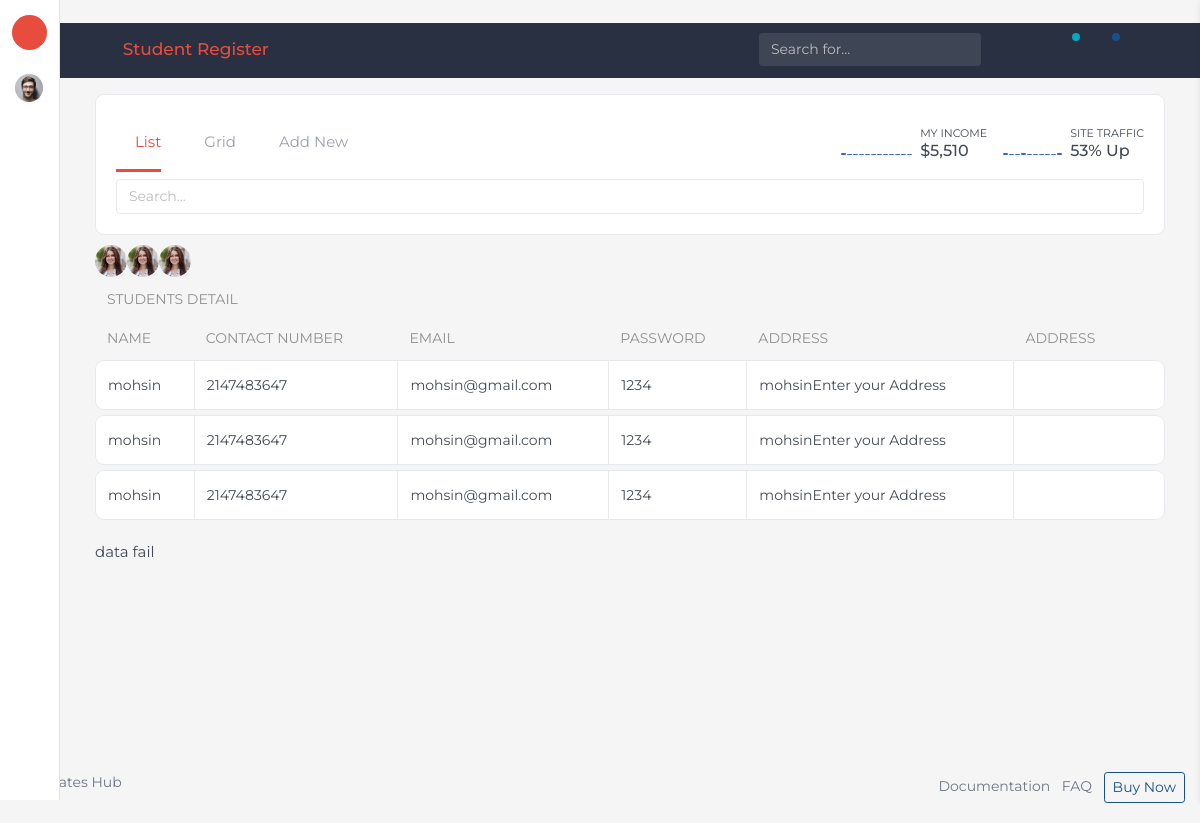
The app's page /app-contact.php with its own data.
### app-contact.php (the view, shortened to what this page needs)
<?php
include("connect.php");
?>
<!doctype html>
<html lang="en" dir="ltr">
<head>
<link rel="stylesheet" href="assets/plugins/bootstrap/css/bootstrap.min.css" />
<link rel="stylesheet" href="assets/plugins/sweetalert/sweetalert.css"/>
<link rel="stylesheet" href="assets/plugins/dropify/css/dropify.min.css">
<link rel="stylesheet" href="assets/css/main.css"/>
<link rel="stylesheet" href="assets/css/theme1.css"/>
</head>
<body class="font-montserrat">
<div id="main_content">
    <div id="header_top" class="header_top">
        <div class="container">
            <div class="hleft">
                <a class="header-brand" href="index-2.php"><i class="fa fa-soccer-ball-o brand-logo"></i></a>
                <div class="dropdown">
                    <a href="javascript:void(0)" class="nav-link user_btn"><img class="avatar" src="assets/images/user.png" alt="" data-toggle="tooltip" data-placement="right" title="User Menu"/></a>
                    <a href="app-calendar.php"  class="nav-link icon app_inbox xs-hide"><i class="fa fa-calendar"></i></a>
                    <a href="javascript:void(0)" class="nav-link icon theme_btn xs-hide"><i class="fa fa-paint-brush" data-toggle="tooltip" data-placement="right" title="Themes"></i></a>
                </div>
            </div>
            <div class="hright">
                <div class="dropdown">
                    <a href="javascript:void(0)" class="nav-link icon settingbar"><i class="fa fa-gear fa-spin" data-toggle="tooltip" data-placement="right" title="Settings"></i></a>
                    <a href="javascript:void(0)" class="nav-link icon menu_toggle"><i class="fa  fa-align-left"></i></a>
                </div>
            </div>
        </div>
    </div>
    <div class="page">
        <div id="page_top" class="section-body top_dark">
            <div class="container-fluid">
                <div class="page-header">
                    <div class="left">
                        <a href="javascript:void(0)" class="icon menu_toggle mr-3"><i class="fa  fa-align-left"></i></a>
                        <h1 class="page-title">Student Register</h1>
                    </div>
                    <div class="right">
                        <div class="input-icon xs-hide mr-4">
                            <input type="text" class="form-control" placeholder="Search for...">
                            <span class="input-icon-addon"><i class="fe fe-search"></i></span>
                        </div>
                        <div class="notification d-flex">
                            <div class="dropdown d-flex">
                                <a class="nav-link icon d-none d-md-flex btn btn-default btn-icon ml-2" data-toggle="dropdown"><i class="fa fa-language"></i></a>
                            </div>
                            <div class="dropdown d-flex">
                                <a class="nav-link icon d-none d-md-flex btn btn-default btn-icon ml-2" data-toggle="dropdown"><i class="fa fa-envelope"></i><span class="badge badge-success nav-unread"></span></a>
                            </div>
                            <div class="dropdown d-flex">
                                <a class="nav-link icon d-none d-md-flex btn btn-default btn-icon ml-2" data-toggle="dropdown"><i class="fa fa-bell"></i><span class="badge badge-primary nav-unread"></span></a>
                            </div>
                            <div class="dropdown d-flex">
                                <a class="nav-link icon d-none d-md-flex btn btn-default btn-icon ml-2" data-toggle="dropdown"><i class="fa fa-user"></i></a>
                            </div>
                        </div>
                    </div>
                </div>
            </div>
        </div>
        <div class="section-body mt-3">
            <div class="container-fluid">
                <div class="row clearfix">
                    <div class="col-lg-12">
                        <div class="card">
                            <div class="card-body">
                                <div class="d-md-flex justify-content-between">
                                    <ul class="nav nav-tabs b-none">
                                        <li class="nav-item"><a class="nav-link active" id="list-tab" data-toggle="tab" href="#list"><i class="fa fa-list-ul"></i> List</a></li>
                                        <li class="nav-item"><a class="nav-link" id="grid-tab" data-toggle="tab" href="#grid"><i class="fa fa-th"></i> Grid</a></li>
                                        <li class="nav-item"><a class="nav-link" id="addnew-tab" data-toggle="tab" href="#addnew"><i class="fa fa-plus"></i> Add New</a></li>
                                    </ul>
                                    <div class="d-flex align-items-center sort_stat">
                                        <div class="d-flex">
                                            <span class="bh_income">2,5,1,8,3,6,7,5,3,6,7,5</span>
                                            <div class="ml-2">
                                                <p class="mb-0 font-11">MY INCOME</p>
                                                <h5 class="font-16 mb-0">$5,510</h5>
                                            </div>
                                        </div>
                                        <div class="d-flex ml-3">
                                            <span class="bh_traffic">5,8,9,10,5,2,5,8,9,10</span>
                                            <div class="ml-2">
                                                <p class="mb-0 font-11">SITE TRAFFIC</p>
                                                <h5 class="font-16 mb-0">53% Up</h5>
                                            </div>
                                        </div>
                                    </div>
                                </div>
                                <div class="input-group mt-2">
                                    <input type="text" class="form-control search" placeholder="Search...">
                                </div>
                            </div>
                        </div>
                    </div>
                </div>
            </div>
        </div>
        <div class="section-body">
            <div class="container-fluid">
                <div class="tab-content">
                    <div class="tab-pane fade show active" id="list" role="tabpanel">
                        <div class="row clearfix">
                            <div class="col-lg-12">
                                <div class="table-responsive" id="users">
                                    <table class="table table-hover table-vcenter text-nowrap table_custom border-style list">
                                        <tbody>
                                        <thead>
                                        <tr>
                                            <th colspan="5">STUDENTS Detail</th>
                                        </tr>
                                        <tr>
                                            <th>name</th>
                                            <th>contact number</th>
                                            <th>email</th>
                                            <th>password</th>
                                            <th>address</th>
                                            <th>address</th>
                                        </tr>
                                        <?php
                                        $sqlquery="SELECT * FROM `add-new`";
                                        $result=mysqli_query($conn,$sqlquery);
                                        ?>
                                    </thead>
<?php
while ($fetch =mysqli_fetch_array($result)){
    echo"
                                    <tr class=''
                                                <td class='hidden-xs'>
                                                        <img class='avatar' src='{$fetch['image']}' alt='avatar'>
                                                </td>
                                                <td class='hidden-xs'>
                                                 {$fetch['name']}
                                                </td>
                                                <td class='hidden-sm'>
                                                 {$fetch['number']}
                                                </td>
                                                <td class='hidden-sm'>
                                                 {$fetch['email']}
                                                </td>
                                                <td class='hidden-sm'>
                                                 {$fetch['password']}
                                                </td>
                                                <td class='hidden-sm'>
                                                 {$fetch['address']}
                                                </td>
                                                <td class='text-right'>
                                                    <a class='btn btn-sm btn-link' href='javascript:void(0)' data-toggle='tooltip' title='EDIT' ><i class='fa fa-phone'></i></a>
                                                    <a class='btn btn-sm btn-link' href='javascript:void(0)' data-toggle='tooltip' title='download'><i class='fa fa-envelope'></i></a>
                                                    <a class='btn btn-sm btn-link hidden-xs js-sweetalert' data-type='confirm' href='javascript:void(0)' data-toggle='tooltip' title='Delete'><i class='fa fa-trash'></i></a>
                                                </td>
                                            </tr>";
}
     ?>
                                        </tbody>
                                    </table>
                                </div>
                            </div>
                        </div>
                    </div>
<?php
echo"data fail";
?>
                    </div>
                </div>
            </div>
        </div>
        <div class="section-body">
            <footer class="footer">
                <div class="container-fluid">
                    <div class="row">
                        <div class="col-md-6 col-sm-12">
                            <a href="templateshub.net">Templates Hub</a>
                        </div>
                        <div class="col-md-6 col-sm-12 text-md-right">
                            <ul class="list-inline mb-0">
                                <li class="list-inline-item"><a href="doc/index.php">Documentation</a></li>
                                <li class="list-inline-item"><a href="javascript:void(0)">FAQ</a></li>
                                <li class="list-inline-item"><a href="javascript:void(0)" class="btn btn-outline-primary btn-sm">Buy Now</a></li>
                            </ul>
                        </div>
                    </div>
                </div>
            </footer>
        </div>
    </div>
</body>
</html>

### assets/css/theme1.css (style rules this page uses)
a,.btn-link { color:#00A9BD }
.text-green,.text-info,.text-success,.text-danger,.text-primary,.text-warning,.mail-star.active,.page-title { color:#E74C3C !important }
.badge-primary { background-color:#1A5089 }
.nav-tabs .nav-link.active { border-color:#E74C3C;color:#E74C3C }
.bg-success,.bg-danger,.badge-success,.progress-bar,.btn-danger,.btn-warning { background-color:#00A9BD;border:transparent }
.btn-outline-primary { color:#1A5089;border-color:#1A5089 }
.table th { color:#747879 }
.table.table_custom tr { background:#fff }
body { background-color:#f5f5f5 }
.page-header { border-color:#fff }
#header_top .brand-logo { background:#E74C3C;width:35px }
.page .section-white,.page .section-body { background:#f5f5f5 }
#header_top .nav-link { color:#202121 }
.card { background-color:#fff }
.top_dark { background-color:#283041 !important }
@media only screen and (max-width: 1200px) { .header_top>.container { border-right:1px solid rgba(255,255,255,0.07) } }

### records on screen
add-new: image (picture), name "mohsin", number "2147483647", email "mohsin@gmail.com", password "1234", address "mohsinEnter your Address"
add-new: image (picture), name "mohsin", number "2147483647", email "mohsin@gmail.com", password "1234", address "mohsinEnter your Address"
add-new: image (picture), name "mohsin", number "2147483647", email "mohsin@gmail.com", password "1234", address "mohsinEnter your Address"
